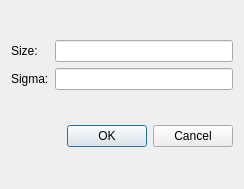
<?xml version="1.0" encoding="UTF-8"?>
<ui version="4.0">
 <class>HPDialog</class>
 <widget class="QDialog" name="HPDialog">
  <property name="geometry">
   <rect>
    <x>0</x>
    <y>0</y>
    <width>244</width>
    <height>189</height>
   </rect>
  </property>
  <property name="windowTitle">
   <string>高通滤波</string>
  </property>
  <layout class="QVBoxLayout" name="verticalLayout">
   <item>
    <layout class="QGridLayout" name="gridLayout">
     <item row="0" column="0">
      <widget class="QLabel" name="label">
       <property name="text">
        <string>Size:</string>
       </property>
      </widget>
     </item>
     <item row="0" column="1">
      <widget class="QLineEdit" name="sizeEdit"/>
     </item>
     <item row="1" column="0">
      <widget class="QLabel" name="label_2">
       <property name="text">
        <string>Sigma:</string>
       </property>
      </widget>
     </item>
     <item row="1" column="1">
      <widget class="QLineEdit" name="sigmaEdit"/>
     </item>
    </layout>
   </item>
   <item>
    <widget class="QDialogButtonBox" name="buttonBox">
     <property name="orientation">
      <enum>Qt::Horizontal</enum>
     </property>
     <property name="standardButtons">
      <set>QDialogButtonBox::Cancel|QDialogButtonBox::Ok</set>
     </property>
    </widget>
   </item>
  </layout>
 </widget>
 <resources/>
 <connections>
  <connection>
   <sender>buttonBox</sender>
   <signal>accepted()</signal>
   <receiver>HPDialog</receiver>
   <slot>accept()</slot>
   <hints>
    <hint type="sourcelabel">
     <x>248</x>
     <y>254</y>
    </hint>
    <hint type="destinationlabel">
     <x>157</x>
     <y>274</y>
    </hint>
   </hints>
  </connection>
  <connection>
   <sender>buttonBox</sender>
   <signal>rejected()</signal>
   <receiver>HPDialog</receiver>
   <slot>reject()</slot>
   <hints>
    <hint type="sourcelabel">
     <x>316</x>
     <y>260</y>
    </hint>
    <hint type="destinationlabel">
     <x>286</x>
     <y>274</y>
    </hint>
   </hints>
  </connection>
 </connections>
</ui>
